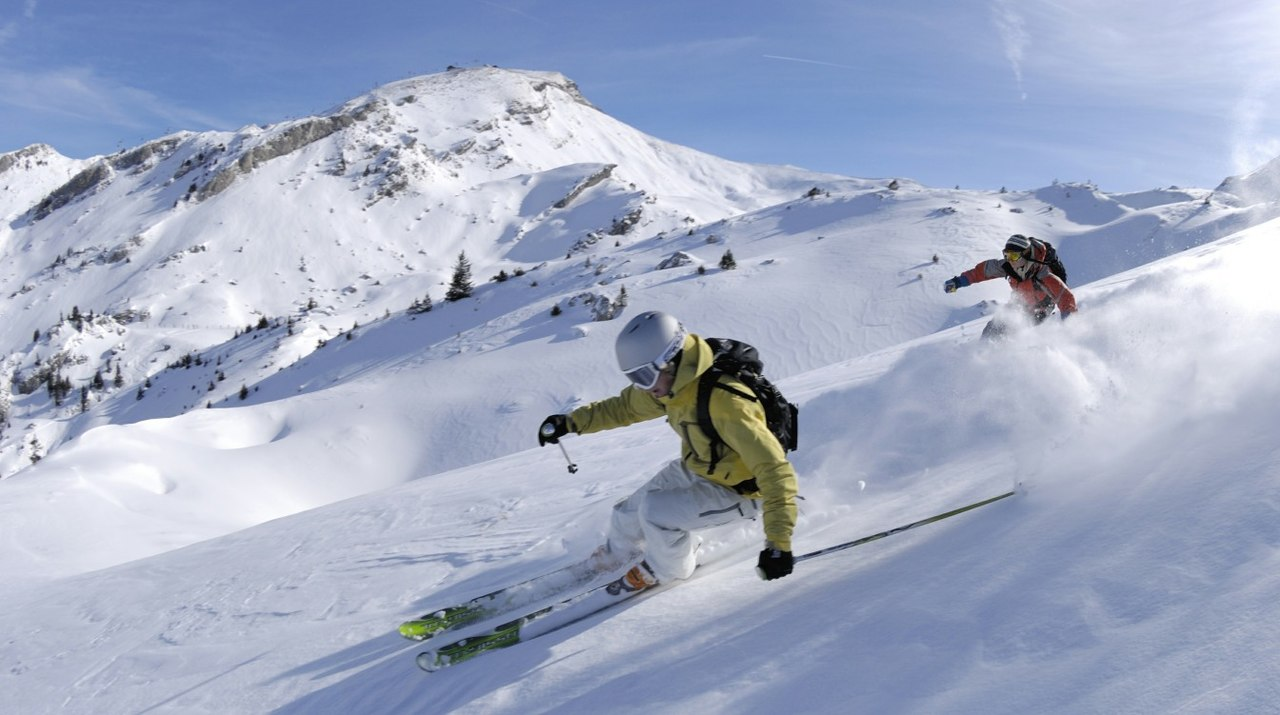
#> input picture data/ski.jpg, 1280 x 715 px
$ python tp_pillow_oo.py
#> lines starting #> are read from the running program, lines starting #| are printed output that depends on the picture
import numpy as np
from PIL import Image # pip install Pillow
import matplotlib.pyplot as plt
import my_library

# création de la classe
# indentation de toutes les fonctions
# ajout de sel comme 1er paramètre
# préfixer les appels de méthode par self.
# Création de la méthode __init__() qui possède l'attribut array
# Virer array des paramètres des méthodes
# Prefixer les appels à array par self.

class ImageService:

    def __init__(self):
        self.array = None

    def open(self, path):
        """
        Open the file
        :param path: the path of the file
        """
#> called with path = 'data/ski.jpg'
        im = Image.open(path)
#> im is the input picture: PIL image 1280x715 RGB; mean R, G, B 160.5, 170.8, 195
        self.array = np.asarray(im).astype(np.float64)

    def save(self, path):
        dest = Image.fromarray(self.array.astype(np.uint8)).convert("RGB")
        dest.save(path)

    def get_chanel(self, num):
        """
        Return the chanel
        :param num: Must be 0,1 or 2
        :return: numpy matrix
        """
        self.array = self.array[:,:,num]
        return self.array

    def crop(self, top, bottom, left, right):
#> called with top = 50, bottom = 100, left = 150, right = 200
        self.array = self.array[top:-bottom, left:-right]
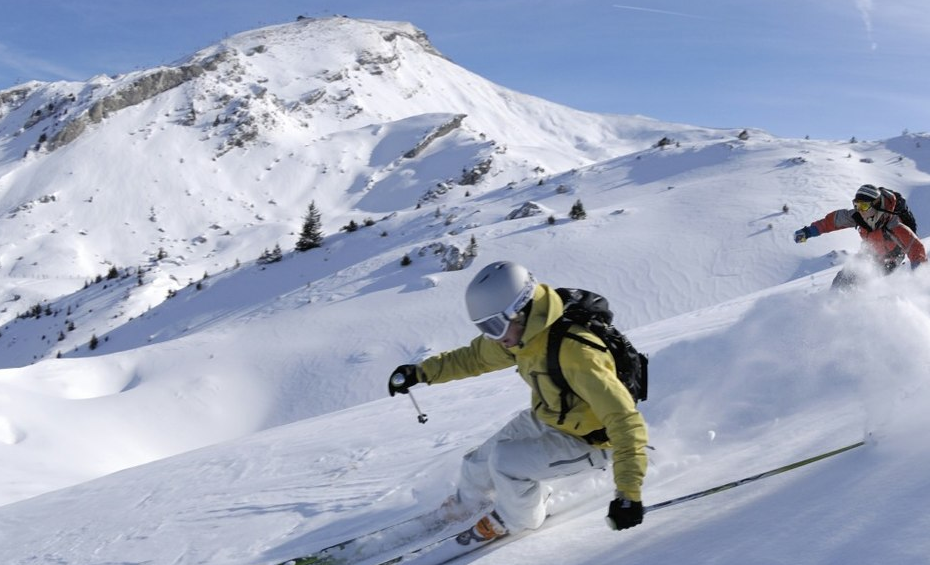
#> self.array: shape (565, 930, 3) float64; mean R, G, B 161.7, 170.7, 192.1

    def sub_sampling(self, row, col):
#> called with row = 2, col = 2
        self.array = self.array[::row, ::col]
#> self.array: shape (283, 465, 3) float64

    def negative(self):
        self.array = np.abs(self.array - 255)
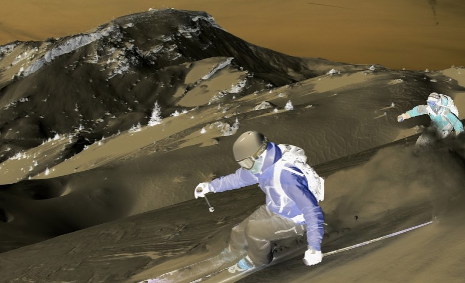
#> self.array: shape (283, 465, 3) float64; mean R, G, B 93.3, 84.3, 62.9

    def flip(self, horizontal=True):
        if horizontal:
            self.array = self.array[::-1]
        else:
            self.array = self.array[:, ::-1]

    def luminance(self):
        return np.mean(self.array)

    def luminance3(self):
        return np.mean(self.get_chanel(0)), np.mean(self.get_chanel(1)), np.mean(self.get_chanel(2))

    def contrast(self):
        return np.std(self.array)

    def profile(self, horizontal=True):
        if horizontal:
            return np.mean(self.array, axis=0)
        else:
            return np.mean(self.array, axis=1)

    def black_white(self):
        self.array = np.mean(self.array, axis=2)

    def auto_lum_contrast(self, sigmoid=True):
        norm = (self.array - self.luminance()) / self.contrast()
        denorm = norm * 255/4 + 127.5
        if not sigmoid:
            return np.clip(denorm, 0, 255)
        else:
            return my_library.sigmoid(denorm / 255) * 255


# [12 lines of commented-out code are left out]
if __name__ == '__main__':
    service = ImageService()
    service.open("data/ski.jpg")
    service.crop(50,100,150,200)
    service.sub_sampling(2,2)
    service.negative()
    service.save("data/out.jpg")
#> (the run stopped early here; a loop or call above may not have finished)
